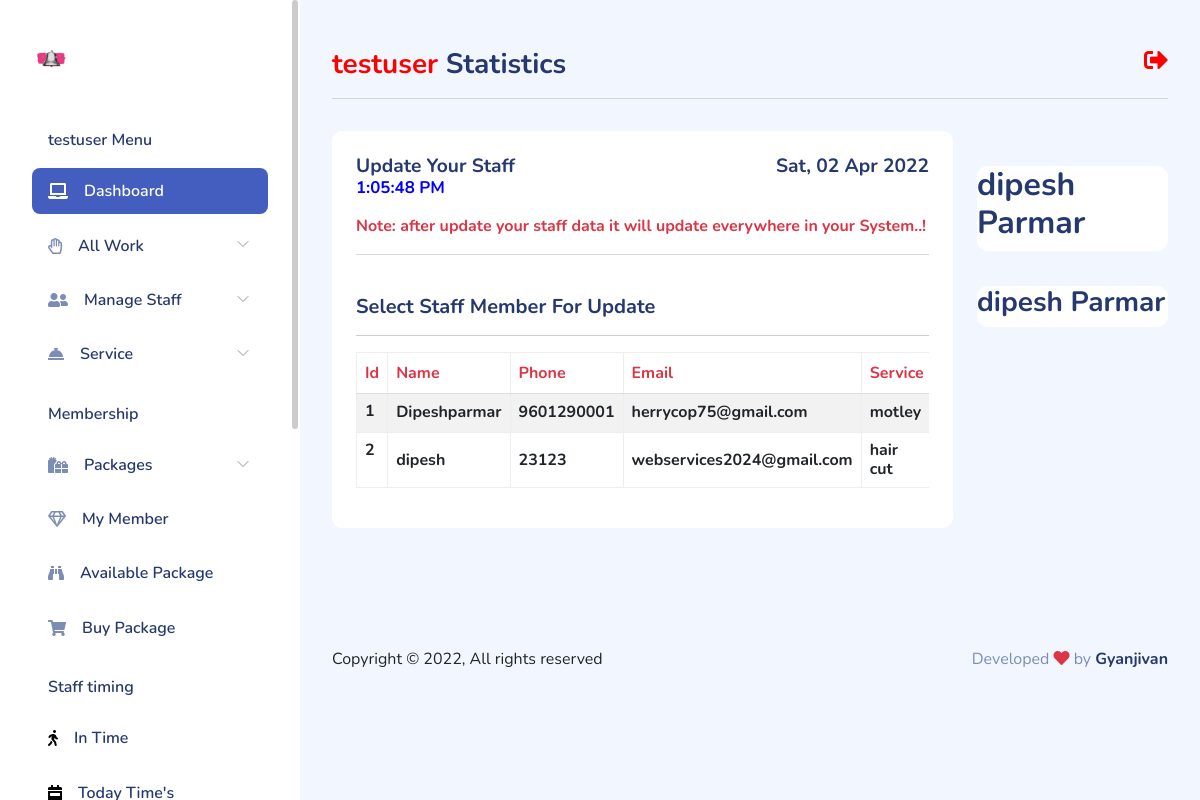
/client/get-my-staff/ (signed in), run on the app's committed database.
### client/models.py (models this page shows, shortened)
class Staff(models.Model):
    user = models.ForeignKey(
        User, on_delete=models.CASCADE, null=True, blank=True)
    profile = models.ImageField(upload_to='staff/')
    name = models.CharField(max_length=100)
    phone = models.PositiveIntegerField()
    email = models.EmailField(max_length=100, null=True, blank=True)
    service = models.CharField(max_length=100, null=True, blank=True)
    fdate = models.DateTimeField(auto_now_add=True)

### client/views.py (the view)
# urls.py: path('get-my-staff/', views.get_staff_update, name='get_staff'),
@user_passes_test(lambda u: u.is_authenticated, login_url='/')
def get_staff_update(request):
    data = Staff.objects.filter(user=request.user)
    return render(request, 'client/get_staff.html', {'data': data})

### client/templates/client/get_staff.html (shortened to what this page needs)
{% extends "client/layout.html" %}
{% load static %}
{% block table %}
    <div class="card-header">
        <h4 class="float-end">{% now "D, d M Y" %}</h4>
        <h4>Update Your Staff <span><small style="color:blue;"><p id="demo"></p></small></span> </h4>
        <p class="text-danger font-bold">Note: after update your staff data it will update everywhere in your System..!</p>
        <hr>
    </div>
    <div class="card-body card-rounded">
        <h5>Select Staff Member For Update <hr> </h5>
        <div class="table-responsive">
        <table class="table table-hover table-bordered table-striped">
            <thead>
              <tr class="text-danger">
                <th scope="col">Id</th>
                <th scope="col">Name</th>
                <th scope="col">Phone</th>
                <th scope="col">Email</th>
                <th scope="col">Service</th>
              </tr>
            </thead>
            <tbody>
                {% if data %}
                    {% for dt in data %}
                    <tr class="text-dark h6">
                      <th scope="row">{{forloop.counter}}</th>
                      <td>{{dt.name}}</td>
                      <td>{{dt.phone}}</td>
                      <td>{{dt.email}}</td>
                      <td>{{dt.service}}</td>
                    </tr>
                    {% endfor %}
                {% else %}
                    <h5 class="text-danger">Staff Member Not Available...</h5>
                {% endif %}
            </tbody>
          </table>
        </div>
    </div>
{% endblock table %}
{% block cardfeatur %}
    <h2>dipesh Parmar</h2>
{% endblock cardfeatur %}
{% block visitors %}
    <h3>dipesh Parmar</h3>
{% endblock visitors %}

### client/templates/client/layout.html (shortened to what this page needs)
{% load static %}
<!DOCTYPE html>
<html lang="en">
<head>
    <link rel="stylesheet" href="https://use.fontawesome.com/releases/v5.11.2/css/all.css">
    <link rel="stylesheet" href="{% static 'client/css/bootstrap.css' %}">
    <link rel="stylesheet" href="{% static 'client/css/bold.css' %}">
    <link rel="stylesheet" href="{% static 'client/css/perfect-scrollbar.css' %}">
    <link rel="stylesheet" href="{% static 'client/css/bootstrap-icons.css' %}">
    <link rel="stylesheet" href="{% static 'client/css/app.css' %}">
</head>
<body>
    <div id="app">
        <div id="sidebar" class="active">
            <div class="sidebar-wrapper active">
    <div class="sidebar-header">
        <div class="d-flex justify-content-between">
            <div class="logo">
                <a href="index.html"><img src="{% static 'client/img/bell.png' %}"  class="img-fluid"  alt="Logo" srcset=""></a>
            </div>
        </div>
    </div>
    <div class="sidebar-menu">
        <ul class="menu">
            <li class="sidebar-title">{{request.user}} Menu</li>
            <li
                class="sidebar-item active ">
                <a href="{% url 'client' %}" class='sidebar-link'>
                    <i class="fas fa-laptop"></i>
                    <span>Dashboard</span>
                </a>
            </li>
            <li
                class="sidebar-item  has-sub">
                <a href="#" class='sidebar-link'>
                    <i class="far fa-hand-paper"></i>
                    <span>All Work</span>
                </a>
            </li>
            <li
                class="sidebar-item  has-sub">
                <a href="#" class='sidebar-link'>
                    <i class="fas fa-user-friends"></i>
                    <span>Manage Staff</span>
                </a>
            </li>
            <li
                class="sidebar-item  has-sub">
                <a href="#" class='sidebar-link'>
                    <i class="fas fa-concierge-bell" style=""></i>
                    <span>Service</span>
                </a>
            </li>
            <li class="sidebar-title">Membership</li>
            <li
                class="sidebar-item  has-sub">
                <a href="#" class='sidebar-link'>
                    <i class="fas fa-gifts"></i>
                    <span>Packages</span>
                </a>
            </li>
            <li
            class="sidebar-item  ">
            <a href="{% url 'paid_mem' %}" class='sidebar-link'>
                <i class="far fa-gem"></i>
                <span>My Member</span>
            </a>
            </li>
            <li
            class="sidebar-item  ">
            <a href="{% url 'avail' %}" class='sidebar-link'>
                <i class="fas fa-binoculars"></i>
                <span>Available Package</span>
            </a>
            </li>
            <li
                class="sidebar-item  ">
                <a href="{% url 'buy_pack' %}" class='sidebar-link'>
                    <i class="fas fa-shopping-cart"></i>
                    <span>  Buy Package</span>
                </a>
            </li>
            <li class="sidebar-title">Staff timing</li>
            <li
                class="sidebar-item  ">
                <a href="{% url 'timing' %}" class='sidebar-link'>
                    <i class="fas fa-walking" style="color:black;"></i>
                    <span>In Time</span>
                </a>
            </li>
            <li
                class="sidebar-item   ">
                <a href="{% url 'totime' %}" class='sidebar-link'>
                    <i class="fas fa-calendar-week" style="color:black;"></i>
                    <span>Today Time's</span>
                </a>
            </li>
        </ul>
    </div>
</div>
        </div>
        <div id="main">
<div class="page-heading">
    <div class="float-end">
        <a href="{% url 'logoutv' %}"  ><i class="fas fa-sign-out-alt" style="font-size:24px; color:red;"></i></a>
    </div>
    <h3> <span style="color:red;">{{request.user}}</span> Statistics</h3>
    <hr>
</div>
<div class="page-content">
    <section class="row">
        <div class="col-12 col-lg-9">
            <div class="row">
                <div class="col-12">
                    <div class="card">
                        {% block table %}{% endblock table %}
                    </div>
                </div>
            </div>
            <div class="row">
                <div class="col-12 col-xl-4">
                </div>
                <div class="col-12 col-xl-8">
                </div>
            </div>
        </div>
        <div class="col-12 col-lg-3">
            <div class="card">
                {% block cardfeatur %}{% endblock cardfeatur %}
            </div>
            <div class="card">
                {% block visitors  %}{% endblock visitors  %}
            </div>
            </div>
        </section>
    </div>
            <footer class="black">
                <div class="footer clearfix mb-0 text-muted">
                    <div class="float-start text-dark">
                        <p>Copyright  &copy; {% now 'Y' %},   All rights reserved</p>
                    </div>
                    <div class="float-end">
                        <p>Developed <span class="text-danger"><i class="fas fa-heart"></i></span> by <a
                                href="" class="h6">Gyanjivan</a></p>
                    </div>
                </div>
            </footer>
        </div>
    </div>
</body>
</html>

### client/static/client/css/perfect-scrollbar.css (style rules this page uses)
.ps { overflow: hidden !important; overflow-anchor: none; -ms-overflow-style: none; touch-action: auto; -ms-touch-action: auto; }

### client/static/client/css/app.css (style rules this page uses)
.card { border:none;margin-bottom:2.2rem }
.card .card-header { border:none }
.card .card-header h4 { font-size:1.2rem;font-weight:700 }
.card .card-header~.card-body { padding-top:0 }
.card .card-body { padding:1.5rem }
#sidebar.active .sidebar-wrapper { left:0 }
.sidebar-wrapper { background-color:#fff;bottom:0;height:100vh;overflow-y:auto;position:fixed;top:0;transition:left .5s ease-out;width:300px;z-index:10 }
.sidebar-wrapper .sidebar-header { font-size:2rem;font-weight:700;padding:2rem 2rem 1rem }
.sidebar-wrapper .sidebar-header img { height:1.2rem }
.sidebar-wrapper .menu { font-weight:600;margin-top:2rem;padding:0 2rem }
.sidebar-wrapper .menu .sidebar-title { color:#25396f;font-size:1rem;font-weight:600;list-style:none;margin:1.5rem 0 1rem;padding:0 1rem }
.sidebar-wrapper .menu .sidebar-link { align-items:center;border-radius:.5rem;color:#25396f;display:block;display:flex;font-size:1rem;padding:.7rem 1rem;text-decoration:none;transition:all .5s }
.sidebar-wrapper .menu .sidebar-link i,.sidebar-wrapper .menu .sidebar-link svg { color:#7c8db5 }
.sidebar-wrapper .menu .sidebar-link span { margin-left:1rem }
.sidebar-wrapper .menu .sidebar-item { list-style:none;margin-top:.5rem;position:relative }
.sidebar-wrapper .menu .sidebar-item.has-sub .sidebar-link:after { color:#ccc;display:block;position:absolute;right:15px;top:12px }
.sidebar-wrapper .menu .sidebar-item.active>.sidebar-link { background-color:#435ebe }
.sidebar-wrapper .menu .sidebar-item.active>.sidebar-link span { color:#fff }
.sidebar-wrapper .menu .sidebar-item.active>.sidebar-link i,.sidebar-wrapper .menu .sidebar-item.active>.sidebar-link svg { fill:#fff;color:#fff }
.dataTable-table td,.dataTable-table thead th,.table td,.table thead th { vertical-align:middle }
.dataTable-table:not(.table-borderless) thead th,.table:not(.table-borderless) thead th { border-bottom:1px solid #dedede!important }
#main { margin-left:300px;padding:2rem }
.page-heading { margin:0 0 2rem }
.page-heading h3 { font-weight:700 }
a { text-decoration:none }
.font-bold { font-weight:700 }

### data on the page
Staff: name "Dipeshparmar", phone "9601290001", email "herrycop75@gmail.com", service "motley"
Staff: name "dipesh", phone "23123", email "webservices2024@gmail.com", service "hair cut"

### other printed values
{{ request.user }} "testuser"
